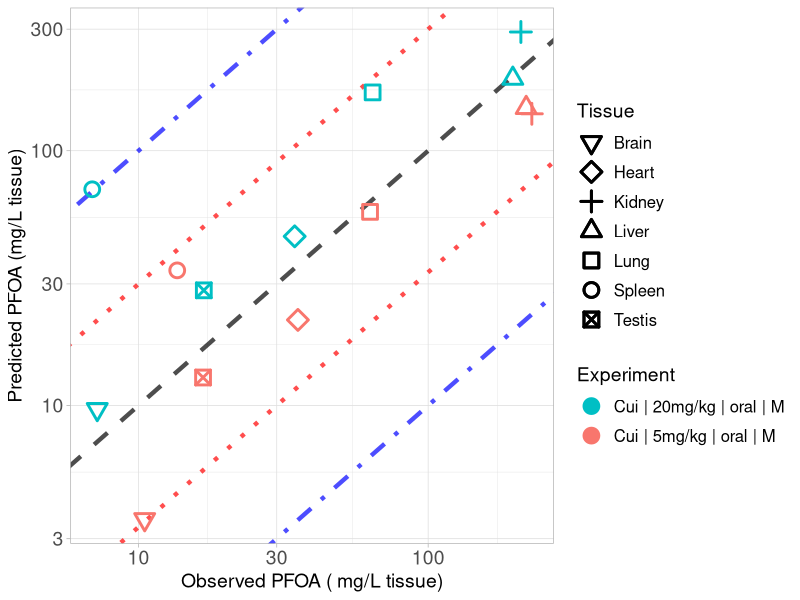

Generate this figure with R:
library(ggplot2)

#setwd("C:/Users/ptsir/Documents/GitHub/PFAS_PBK_models/PFOA inhalation Rat/Validation/Validation_results")
setwd("C:/Users/dpjio/Documents/GitHub/PFAS_PBK_models/PFOA inhalation Rat/Validation/New_validation_koff_07_lung_same_RAF")

# Load Results 
Cui_results <- read.csv("Cui_2008_results.csv", header = T)
Cui_low <- Cui_results[Cui_results$Dose == 5, ]
Cui_low$Experiment <- "Cui | 5mg/kg | oral | M"
Cui_high <- Cui_results[Cui_results$Dose == 20, ]
Cui_high$Experiment <- "Cui | 20mg/kg | oral | M"
# 
Tissue_markers <-  c(0:10,14)
names(Tissue_markers) <- c( "Lung",   "Spleen",  "Liver",   "Kidney", "Plasma", "Heart",
                            "Brain","Testis", "Stomach", "Intestines", "Carcass")

Experiment <- scales::hue_pal()(2)

names(Experiment) <- unique(c(Cui_low$Experiment, Cui_high$Experiment))



scatter_plot <- ggplot()+
  geom_abline(intercept = log10(1), slope = 1, linetype = "dashed", color = "black", linewidth = 1.5, alpha = 0.7) +  # Identity line in log10 scale
  geom_abline(intercept = log10(3), slope = 1, linetype = "dotted", color = "red", linewidth = 1.5, alpha = 0.7) +  # +3-fold error line
  geom_abline(intercept = log10(1/3), slope = 1, linetype = "dotted", color = "red", linewidth = 1.5, alpha = 0.7) +  # -3-fold error line
  geom_abline(intercept = log10(10), slope = 1, linetype = "dotdash", color = "blue", linewidth = 1.5, alpha = 0.7) +  # +10-fold error line
  geom_abline(intercept = log10(1/10), slope = 1, linetype = "dotdash", color = "blue", linewidth = 1.5, alpha = 0.7) +  # -10-fold error line
  geom_point(data = Cui_low, aes(x=Observed, y=Predicted, color = Experiment, shape = Tissue), size=4, stroke = 1.5)+
  geom_point(data = Cui_high, aes(x=Observed, y=Predicted, color = Experiment, shape = Tissue), size=4, stroke = 1.5)+
  scale_y_log10()+
  scale_x_log10()+
  scale_color_manual(values = Experiment)+
  theme(legend.spacing.y = unit(1, 'cm')) +
  guides(fill = guide_legend(byrow = TRUE))+
  scale_shape_manual(values = Tissue_markers)+
  theme_light()+
  labs(y = "Predicted PFOA (mg/L tissue)",
       x = "Observed PFOA ( mg/L tissue)")+
  theme(plot.title = element_text(hjust = 0.5),
        legend.key.size = unit(0.75, 'cm'),  
        legend.title = element_text(size=14),
        legend.text = element_text(size=12,  hjust = 0),
        axis.text = element_text(size = 14),
        axis.title = element_text(size = 14),
        )

#print(scatter_plot)

ggsave("validation_plot_PFOA_tissues.png", scatter_plot, width = 11, height = 7, units = "in", dpi = 300)
